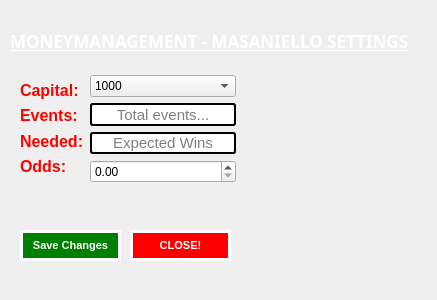
<?xml version="1.0" encoding="UTF-8"?>
<ui version="4.0">
 <class>Dialog</class>
 <widget class="QDialog" name="Dialog">
  <property name="geometry">
   <rect>
    <x>0</x>
    <y>0</y>
    <width>437</width>
    <height>300</height>
   </rect>
  </property>
  <property name="windowTitle">
   <string>Dialog</string>
  </property>
  <widget class="QLabel" name="label">
   <property name="geometry">
    <rect>
     <x>0</x>
     <y>0</y>
     <width>441</width>
     <height>301</height>
    </rect>
   </property>
   <property name="font">
    <font>
     <underline>true</underline>
    </font>
   </property>
   <property name="text">
    <string/>
   </property>
   <property name="pixmap">
    <pixmap>robot.jpg</pixmap>
   </property>
   <property name="scaledContents">
    <bool>true</bool>
   </property>
  </widget>
  <widget class="QLabel" name="label_2">
   <property name="geometry">
    <rect>
     <x>270</x>
     <y>90</y>
     <width>151</width>
     <height>151</height>
    </rect>
   </property>
   <property name="text">
    <string/>
   </property>
   <property name="pixmap">
    <pixmap>../PycharmProjects/pandas/cogs.png</pixmap>
   </property>
   <property name="scaledContents">
    <bool>true</bool>
   </property>
  </widget>
  <widget class="QPushButton" name="stopBot_2">
   <property name="geometry">
    <rect>
     <x>20</x>
     <y>230</y>
     <width>101</width>
     <height>31</height>
    </rect>
   </property>
   <property name="font">
    <font>
     <pointsize>8</pointsize>
     <weight>75</weight>
     <bold>true</bold>
    </font>
   </property>
   <property name="cursor">
    <cursorShape>PointingHandCursor</cursorShape>
   </property>
   <property name="styleSheet">
    <string notr="true">border:3px solid #fff;
border-radius:2px;
color:white;
background-color:green;
 

</string>
   </property>
   <property name="text">
    <string>Save Changes</string>
   </property>
   <property name="iconSize">
    <size>
     <width>91</width>
     <height>88</height>
    </size>
   </property>
  </widget>
  <widget class="QLabel" name="label_3">
   <property name="geometry">
    <rect>
     <x>10</x>
     <y>20</y>
     <width>411</width>
     <height>41</height>
    </rect>
   </property>
   <property name="font">
    <font>
     <family>Yu Gothic UI Semilight</family>
     <pointsize>13</pointsize>
     <weight>75</weight>
     <bold>true</bold>
     <underline>true</underline>
    </font>
   </property>
   <property name="styleSheet">
    <string notr="true">color:white</string>
   </property>
   <property name="text">
    <string>MONEYMANAGEMENT - MASANIELLO SETTINGS</string>
   </property>
  </widget>
  <widget class="QPushButton" name="stopBot_3">
   <property name="geometry">
    <rect>
     <x>130</x>
     <y>230</y>
     <width>101</width>
     <height>31</height>
    </rect>
   </property>
   <property name="font">
    <font>
     <pointsize>8</pointsize>
     <weight>75</weight>
     <bold>true</bold>
    </font>
   </property>
   <property name="cursor">
    <cursorShape>PointingHandCursor</cursorShape>
   </property>
   <property name="styleSheet">
    <string notr="true">border:3px solid #fff;
border-radius:2px;
color:white;
background-color:red;
 

</string>
   </property>
   <property name="text">
    <string>CLOSE!</string>
   </property>
   <property name="iconSize">
    <size>
     <width>91</width>
     <height>88</height>
    </size>
   </property>
  </widget>
  <widget class="QWidget" name="layoutWidget">
   <property name="geometry">
    <rect>
     <x>90</x>
     <y>75</y>
     <width>146</width>
     <height>108</height>
    </rect>
   </property>
   <layout class="QVBoxLayout" name="verticalLayout">
    <item>
     <widget class="QComboBox" name="comboBox">
      <item>
       <property name="text">
        <string>1000</string>
       </property>
      </item>
      <item>
       <property name="text">
        <string>5000</string>
       </property>
      </item>
      <item>
       <property name="text">
        <string>10000</string>
       </property>
      </item>
      <item>
       <property name="text">
        <string>15000</string>
       </property>
      </item>
      <item>
       <property name="text">
        <string>20000</string>
       </property>
      </item>
      <item>
       <property name="text">
        <string>30000</string>
       </property>
      </item>
      <item>
       <property name="text">
        <string>40000</string>
       </property>
      </item>
      <item>
       <property name="text">
        <string>50000</string>
       </property>
      </item>
      <item>
       <property name="text">
        <string>60000</string>
       </property>
      </item>
      <item>
       <property name="text">
        <string>70000</string>
       </property>
      </item>
      <item>
       <property name="text">
        <string>80000</string>
       </property>
      </item>
      <item>
       <property name="text">
        <string>90000</string>
       </property>
      </item>
      <item>
       <property name="text">
        <string>100000</string>
       </property>
      </item>
      <item>
       <property name="text">
        <string>110000</string>
       </property>
      </item>
      <item>
       <property name="text">
        <string>120000</string>
       </property>
      </item>
      <item>
       <property name="text">
        <string>130000</string>
       </property>
      </item>
      <item>
       <property name="text">
        <string>140000</string>
       </property>
      </item>
      <item>
       <property name="text">
        <string>150000</string>
       </property>
      </item>
      <item>
       <property name="text">
        <string>160000</string>
       </property>
      </item>
      <item>
       <property name="text">
        <string>170000</string>
       </property>
      </item>
      <item>
       <property name="text">
        <string>180000</string>
       </property>
      </item>
      <item>
       <property name="text">
        <string>190000</string>
       </property>
      </item>
      <item>
       <property name="text">
        <string>200000</string>
       </property>
      </item>
      <item>
       <property name="text">
        <string>225000</string>
       </property>
      </item>
      <item>
       <property name="text">
        <string>250000</string>
       </property>
      </item>
      <item>
       <property name="text">
        <string>275000</string>
       </property>
      </item>
      <item>
       <property name="text">
        <string>300000</string>
       </property>
      </item>
      <item>
       <property name="text">
        <string>350000</string>
       </property>
      </item>
      <item>
       <property name="text">
        <string>400000</string>
       </property>
      </item>
      <item>
       <property name="text">
        <string>450000</string>
       </property>
      </item>
      <item>
       <property name="text">
        <string>500000</string>
       </property>
      </item>
      <item>
       <property name="text">
        <string>550000</string>
       </property>
      </item>
      <item>
       <property name="text">
        <string>600000</string>
       </property>
      </item>
      <item>
       <property name="text">
        <string>650000</string>
       </property>
      </item>
      <item>
       <property name="text">
        <string>700000</string>
       </property>
      </item>
      <item>
       <property name="text">
        <string>750000</string>
       </property>
      </item>
      <item>
       <property name="text">
        <string>800000</string>
       </property>
      </item>
      <item>
       <property name="text">
        <string>850000</string>
       </property>
      </item>
      <item>
       <property name="text">
        <string>900000</string>
       </property>
      </item>
      <item>
       <property name="text">
        <string>950000</string>
       </property>
      </item>
      <item>
       <property name="text">
        <string>1000000</string>
       </property>
      </item>
      <item>
       <property name="text">
        <string>1500000</string>
       </property>
      </item>
      <item>
       <property name="text">
        <string>2000000</string>
       </property>
      </item>
      <item>
       <property name="text">
        <string>2500000</string>
       </property>
      </item>
      <item>
       <property name="text">
        <string>3000000</string>
       </property>
      </item>
      <item>
       <property name="text">
        <string>3500000</string>
       </property>
      </item>
      <item>
       <property name="text">
        <string>4000000</string>
       </property>
      </item>
      <item>
       <property name="text">
        <string>4500000</string>
       </property>
      </item>
      <item>
       <property name="text">
        <string>5000000</string>
       </property>
      </item>
      <item>
       <property name="text">
        <string>6000000</string>
       </property>
      </item>
      <item>
       <property name="text">
        <string>7000000</string>
       </property>
      </item>
      <item>
       <property name="text">
        <string>8000000</string>
       </property>
      </item>
      <item>
       <property name="text">
        <string>9000000</string>
       </property>
      </item>
      <item>
       <property name="text">
        <string>1000000</string>
       </property>
      </item>
     </widget>
    </item>
    <item>
     <widget class="QLineEdit" name="initialCapital_3">
      <property name="font">
       <font>
        <pointsize>11</pointsize>
        <weight>50</weight>
        <bold>false</bold>
       </font>
      </property>
      <property name="toolTip">
       <string>Envisioned Wins...</string>
      </property>
      <property name="styleSheet">
       <string notr="true">border: 2px solid black; 
border-radius:3px;</string>
      </property>
      <property name="echoMode">
       <enum>QLineEdit::Normal</enum>
      </property>
      <property name="cursorPosition">
       <number>0</number>
      </property>
      <property name="alignment">
       <set>Qt::AlignCenter</set>
      </property>
      <property name="placeholderText">
       <string>Total events...</string>
      </property>
      <property name="cursorMoveStyle">
       <enum>Qt::LogicalMoveStyle</enum>
      </property>
      <property name="clearButtonEnabled">
       <bool>true</bool>
      </property>
     </widget>
    </item>
    <item>
     <widget class="QLineEdit" name="initialCapital_4">
      <property name="font">
       <font>
        <pointsize>11</pointsize>
        <weight>50</weight>
        <bold>false</bold>
       </font>
      </property>
      <property name="toolTip">
       <string>Envisioned Wins...</string>
      </property>
      <property name="styleSheet">
       <string notr="true">border: 2px solid black; 
border-radius:3px;</string>
      </property>
      <property name="echoMode">
       <enum>QLineEdit::Normal</enum>
      </property>
      <property name="cursorPosition">
       <number>0</number>
      </property>
      <property name="alignment">
       <set>Qt::AlignCenter</set>
      </property>
      <property name="placeholderText">
       <string>Expected Wins</string>
      </property>
      <property name="cursorMoveStyle">
       <enum>Qt::LogicalMoveStyle</enum>
      </property>
      <property name="clearButtonEnabled">
       <bool>true</bool>
      </property>
     </widget>
    </item>
    <item>
     <widget class="QDoubleSpinBox" name="doubleSpinBox"/>
    </item>
   </layout>
  </widget>
  <widget class="QWidget" name="layoutWidget">
   <property name="geometry">
    <rect>
     <x>20</x>
     <y>80</y>
     <width>67</width>
     <height>96</height>
    </rect>
   </property>
   <layout class="QVBoxLayout" name="verticalLayout_2">
    <item>
     <widget class="QLabel" name="label_4">
      <property name="font">
       <font>
        <family>Arial</family>
        <pointsize>12</pointsize>
        <weight>75</weight>
        <bold>true</bold>
       </font>
      </property>
      <property name="styleSheet">
       <string notr="true">color:red</string>
      </property>
      <property name="text">
       <string>Capital:</string>
      </property>
     </widget>
    </item>
    <item>
     <widget class="QLabel" name="label_5">
      <property name="font">
       <font>
        <family>Arial</family>
        <pointsize>12</pointsize>
        <weight>75</weight>
        <bold>true</bold>
       </font>
      </property>
      <property name="styleSheet">
       <string notr="true">color:red</string>
      </property>
      <property name="text">
       <string>Events:</string>
      </property>
     </widget>
    </item>
    <item>
     <widget class="QLabel" name="label_6">
      <property name="font">
       <font>
        <family>Arial</family>
        <pointsize>12</pointsize>
        <weight>75</weight>
        <bold>true</bold>
       </font>
      </property>
      <property name="styleSheet">
       <string notr="true">color:red</string>
      </property>
      <property name="text">
       <string>Needed:</string>
      </property>
     </widget>
    </item>
    <item>
     <widget class="QLabel" name="label_7">
      <property name="font">
       <font>
        <family>Arial</family>
        <pointsize>12</pointsize>
        <weight>75</weight>
        <bold>true</bold>
       </font>
      </property>
      <property name="styleSheet">
       <string notr="true">color:red</string>
      </property>
      <property name="text">
       <string>Odds:</string>
      </property>
     </widget>
    </item>
   </layout>
  </widget>
 </widget>
 <resources/>
 <connections/>
</ui>
